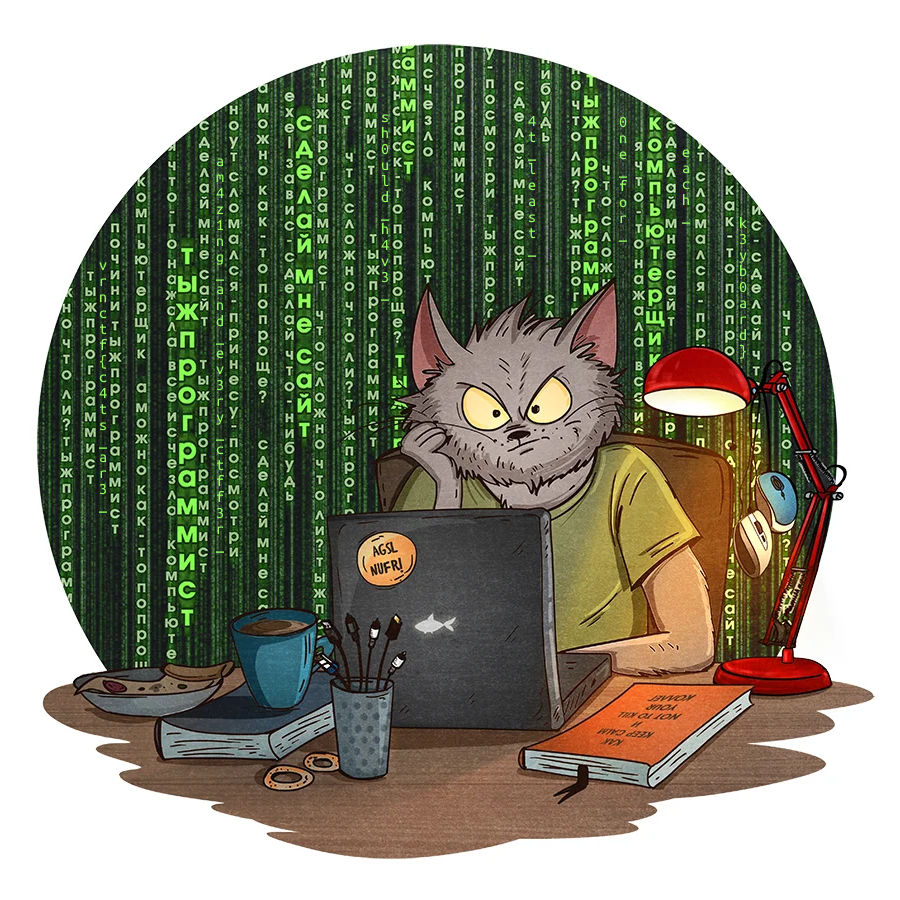
#> input picture stego/jigsaw/solution/solution.png, 900 x 900 px
$ python break_apart.py
#> lines starting #> are read from the running program, lines starting #| are printed output that depends on the picture; after the words box and inside, x2 and y2 are one past the last pixel; in counts of white or black regions, pixels touching at a corner belong together
### stego/jigsaw/solution/utils.py
from enum import Enum
from PIL import Image


class Border(Enum):
    UP = 1
    LEFT = 2
    RIGHT = 3
    DOWN = 4


def split_list(alist, wanted_parts=1):
    length = len(alist)
    return [alist[i * length // wanted_parts: (i + 1) * length // wanted_parts] for i in range(wanted_parts)]


def put_border(image: Image, value, t):
    if value == 0:
        return
    black = (0, 0, 0)
    white = (255, 255, 255)
    val = f'{value:>016b}'
    if t == Border.UP:
        for i in range(len(val)):
            if val[i] == '0':
                image.putpixel((1 + i, 0), white)
            else:
                image.putpixel((1 + i, 0), black)
    elif t == Border.DOWN:
        for i in range(len(val)):
            if val[i] == '0':
                image.putpixel((1 + i, 17), black)
            else:
                image.putpixel((1 + i, 17), white)
    elif t == Border.LEFT:
        for i in range(len(val)):
            if val[i] == '0':
                image.putpixel((0, 1 + i), white)
            else:
                image.putpixel((0, 1 + i), black)
    elif t == Border.RIGHT:
        for i in range(len(val)):
            if val[i] == '0':
                image.putpixel((17, 1 + i), black)
            else:
                image.putpixel((17, 1 + i), white)


def put_borders(image, border_up, border_left, border_down, border_right):
    put_border(image, border_up, Border.UP)
    put_border(image, border_left, Border.LEFT)
    put_border(image, border_down, Border.DOWN)
    put_border(image, border_right, Border.RIGHT)

### stego/jigsaw/solution/break_apart.py
from PIL import Image
import random

from utils import *

N = 16
name = 'solution.png'

im = Image.open(name)
#> im is the input picture: PIL image 900x900 RGB; mean R, G, B 142.2, 143.7, 126
imgwidth, imgheight = im.size
#> imgwidth = 900; imgheight = 900
height = imgheight // N
#> height = 56
width = imgwidth // N
#> width = 56

l = range(0, 32768)
borders = random.sample(l, k=height * (width - 1) + (height - 1) * width)
borders_h = borders[:height * (width - 1)]
borders_w = borders[height * (width - 1):]

borders_h = split_list(borders_h, height)
borders_w = split_list(borders_w, height - 1)

images = []

for i in range(height):
    images_w = []
    for j in range(width):
        box = (j * N, i * N, (j + 1) * N, (i + 1) * N)
        new_im = Image.new('RGB', (N + 2, N + 2), (255, 255, 255))
        a = im.crop(box)
        new_im.paste(a, (1, 1))
        images_w.append(new_im)

    images.append(images_w)
#> a: PIL image 16x16 RGB; every value is 255
#> new_im: PIL image 18x18 RGB; every value is 255
#> after the loop, images = 56 items

names = list(range(width*height))
#> names = 3136 values from 0 to 3135

print(width*height)
#| 3136

for i in range(height):
    for j in range(width):
        image = images[i][j]
        up = down = left = right = 0
        if i != 0:
            up = borders_w[i - 1][j]
        if i != height - 1:
            down = borders_w[i][j]
        if j != 0:
            left = borders_h[i][j - 1]
        if j != width - 1:
            right = borders_h[i][j]
        put_borders(image, up, left, down, right)
        print(i * width + j)
        name = random.choice(names)
        names.remove(name)
        image.save("images/" + str(name) + '.png')
#> this loop made 56 passes
#> pass 1, `image.save("images/" + str(name) + '.png')`:
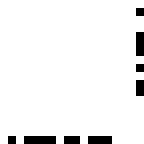
#> saved as 875.png: PIL image 18x18 RGB (shown 8 times larger); 94.8% white; black in thin lines or dots, all inside (x1, y1, x2, y2) = (1, 1, 18, 18)
#> pass 1, `image.save("images/" + str(name) + '.png')`:
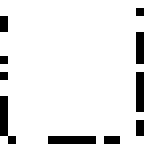
#> saved as 2199.png: PIL image 18x18 RGB (shown 8 times larger); 90.7% white; black in thin lines or dots
#> pass 1, `image.save("images/" + str(name) + '.png')`:
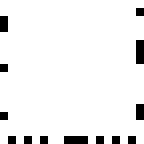
#> saved as 249.png: PIL image 18x18 RGB (shown 8 times larger); 94.1% white; black in thin lines or dots
#> pass 1, `image.save("images/" + str(name) + '.png')`:
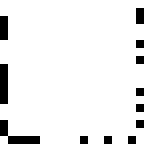
#> saved as 2023.png: PIL image 18x18 RGB (shown 8 times larger); 92.6% white; black in thin lines or dots
#> after the loop:
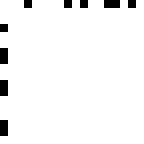
#> image: PIL image 18x18 RGB (shown 8 times larger); 96% white; black in thin lines or dots, all inside (x1, y1, x2, y2) = (0, 0, 17, 17)
